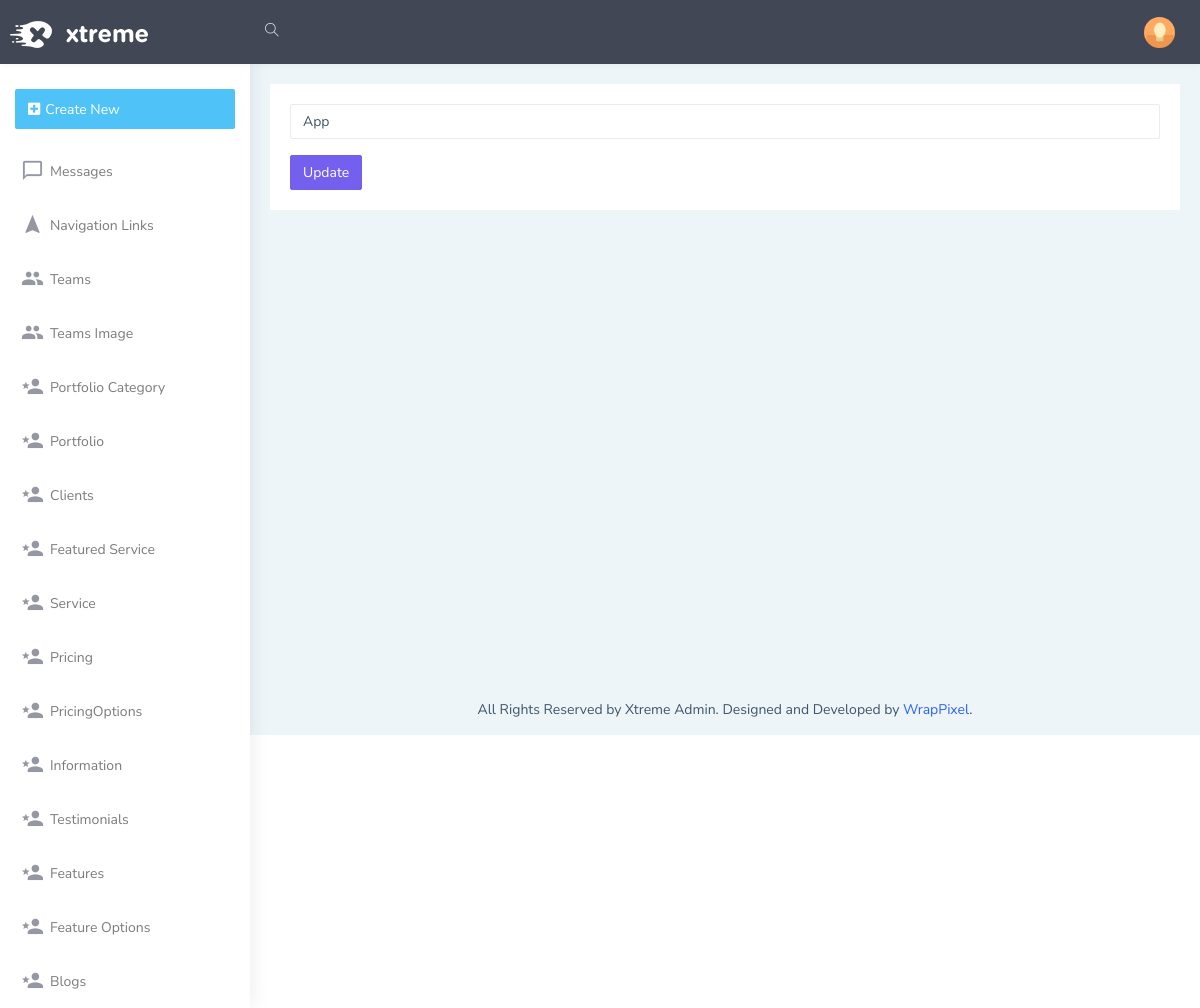
The page /admin/portfoliocategory/edit/1 on the database as committed earlier.
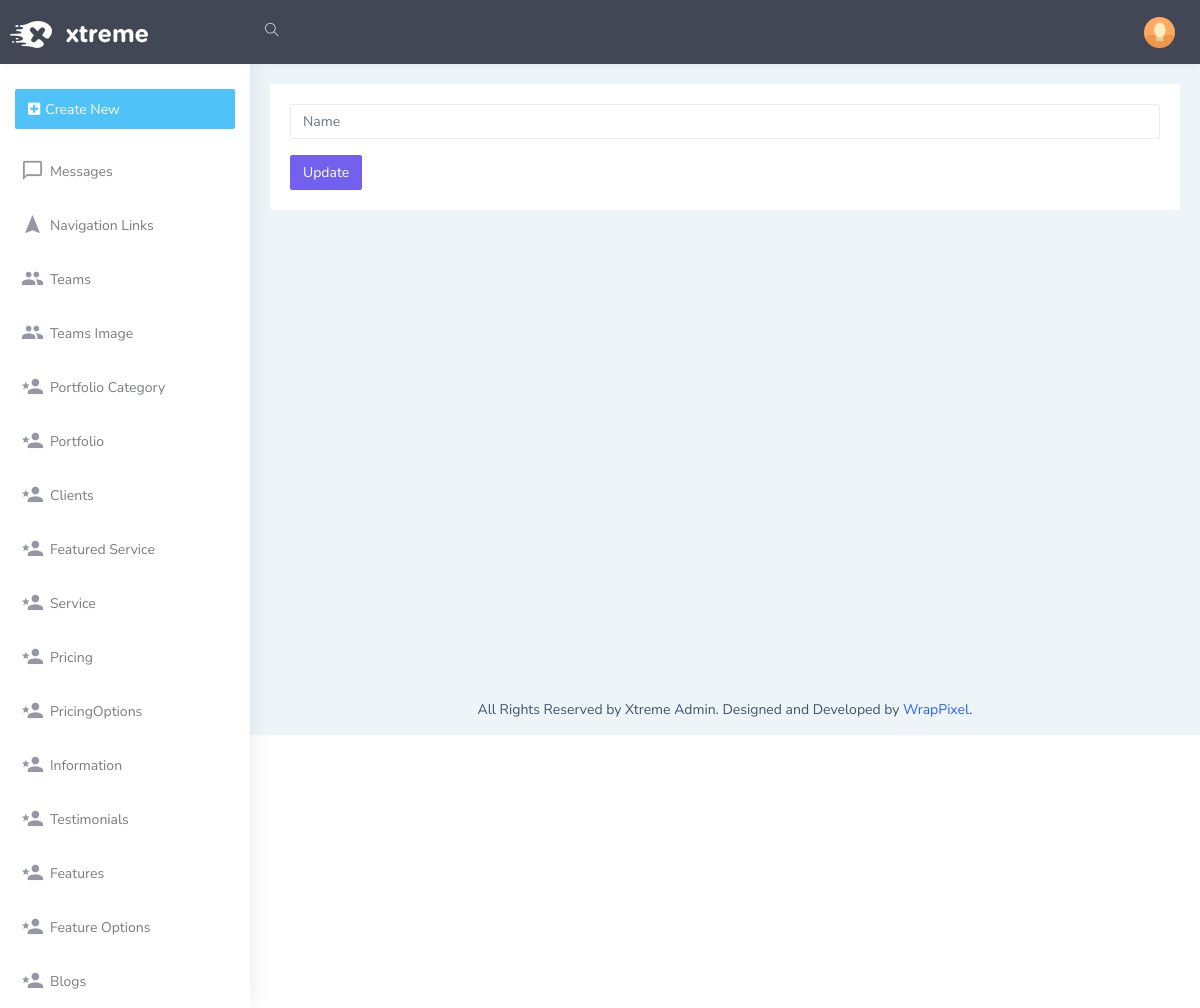
The same page on the database as committed later.
### models.py (models this page shows)
class PortfolioCategory(db.Model):
    Id=db.Column(db.Integer,primary_key=True,autoincrement=True)
    name=db.Column(db.String(50))
    portfolios=db.relationship('Portfolio', backref='portfolio_category', lazy=True)

### admin/routes.py (the view)
@admin_bp.route('/portfoliocategory/edit/<id>', methods=['GET','POST'])
def portfoliocategory_edit(id):
    from run import db
    category=PortfolioCategory.query.get(id)
    portfoliocategoryform=PortfolioCategoryForm()
    if request.method=='POST':
        category.name=portfoliocategoryform.name.data
        db.session.commit()
        return redirect('/admin/portfoliocategory')
    return render_template('admin/portfolio/portfoliocategoryedit.html',portfoliocategoryform=portfoliocategoryform,category=category)

### admin/forms.py
class PortfolioCategoryForm(FlaskForm):
    name=StringField('name')
    submit=SubmitField('Add data')

### admin/templates/admin/portfolio/portfoliocategoryedit.html
{% extends 'admin/layout.html' %}
{% block body %}
<form action="/admin/portfoliocategory/edit/{{category.Id}}" method="POST">
    <div class="mb-3">
      {{portfoliocategoryform.name(class="form-control", id="exampleFormControlInput1", placeholder="Name", value=category.name)}}
    </div>
    {{portfoliocategoryform.submit(class='btn btn-primary', value='Update')}}
</form>
{% endblock %}}

Rows that differ between the two databases and show on the page:
removed PortfolioCategory: name "App"
